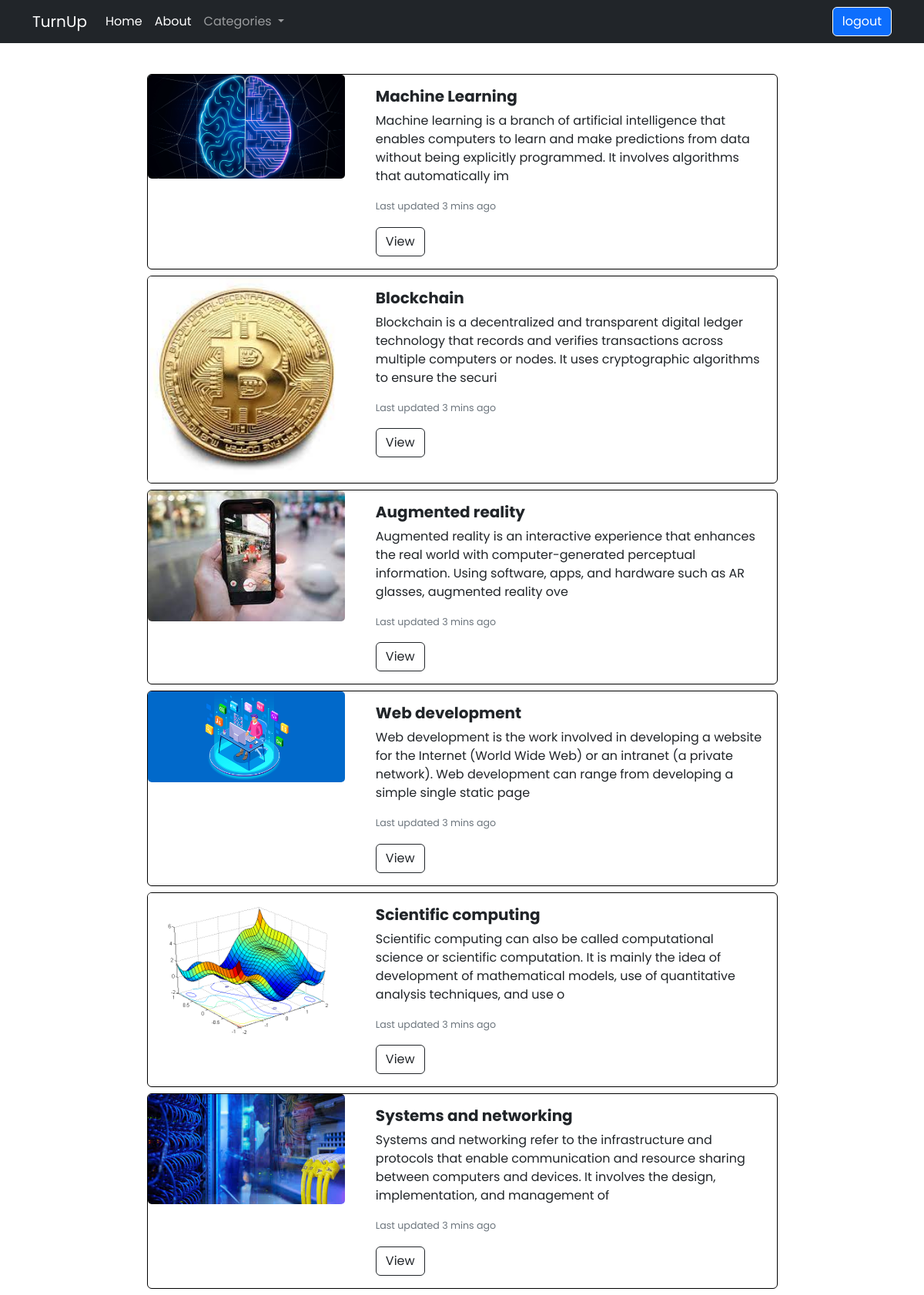
Page /categorypage/ (signed in) on the committed database.
### home/models.py (models this page shows, shortened)
class Category(models.Model):
    title = models.CharField(max_length=50)
    description = models.TextField(max_length=1000)
    add_date = models.DateField(auto_now_add=True, null=True)
    add_time = models.DateTimeField(auto_now_add=True, null=True)
    image = models.ImageField(upload_to="category")
    url = models.UUIDField(default=uuid.uuid4, editable=False)

### home/views.py (the view)
# urls.py: path("categorypage/",views.categorypage),
def categorypage(request):
    categories = Category.objects.all()
    papers = Posts.objects.all()
    cat_Data = {'papers': papers, 'categories': categories}
    return render(request, 'turnup/allcategory.html', cat_Data)

### templates/turnup/allcategory.html (shortened to what this page needs)
{% extends 'turnup/base.html' %}
{%block Content%}
<div class="container-lg" style="margin-top: 6rem;">
    {% for c in categories %}
    <div class="container">
    <div class="card mb-2 allcatcard">
        <div class="row ">
          <div class="col-md-4">
            <img src="/media/{{c.image}}" class="card-img" style="max-height:auto;" alt="...">
          </div>
          <div class="col-md-8">
            <div class="card-body">
              <h5 class="card-title-all">{{c.title}}</h5>
              <p class="card-text-all">{{c.description | safe | slice:":200" }}</p>
              <p class="card-text"><small class="text-muted">Last updated 3 mins ago</small></p>
              <a href="/category/{{c.url}}" class="btn btn-outline-dark">View</a>
            </div>
          </div>
        </div>
      </div>
    </div>
    {% endfor %}
</div>
{%endblock%}

### static/style.css (style rules this page uses)
* { font-family: "Poppins", sans-serif; margin: 0; padding: 0; box-sizing: border-box; }
.card-text { text-decoration: none; overflow-x: hidden; max-width: 100%; font-size: 0.9rem; color: rgb(70, 70, 75); }
.allcatcard { width: 75%; margin: auto; height: auto; border: 1px solid black; }
.card-title-all { font-weight: bold; }

### rows in the picture
Category: image (picture), title "Machine Learning", description "Machine learning is a branch of artificial intelligence that enables computers to learn and make predictions from data without being explicitly programmed. It involves algorithms that automatically im"
Category: image (picture), title "Blockchain", description "Blockchain is a decentralized and transparent digital ledger technology that records and verifies transactions across multiple computers or nodes. It uses cryptographic algorithms to ensure the securi"
Category: image (picture), title "Augmented reality", description "Augmented reality is an interactive experience that enhances the real world with computer-generated perceptual information. Using software, apps, and hardware such as AR glasses, augmented reality ove"
Category: image (picture), title "Web development", description "Web development is the work involved in developing a website for the Internet (World Wide Web) or an intranet (a private network). Web development can range from developing a simple single static page"
Category: image (picture), title "Scientific computing", description "Scientific computing can also be called computational science or scientific computation. It is mainly the idea of development of mathematical models, use of quantitative analysis techniques, and use o"
Category: image (picture), title "Systems and networking", description "Systems and networking refer to the infrastructure and protocols that enable communication and resource sharing between computers and devices. It involves the design, implementation, and management of"
